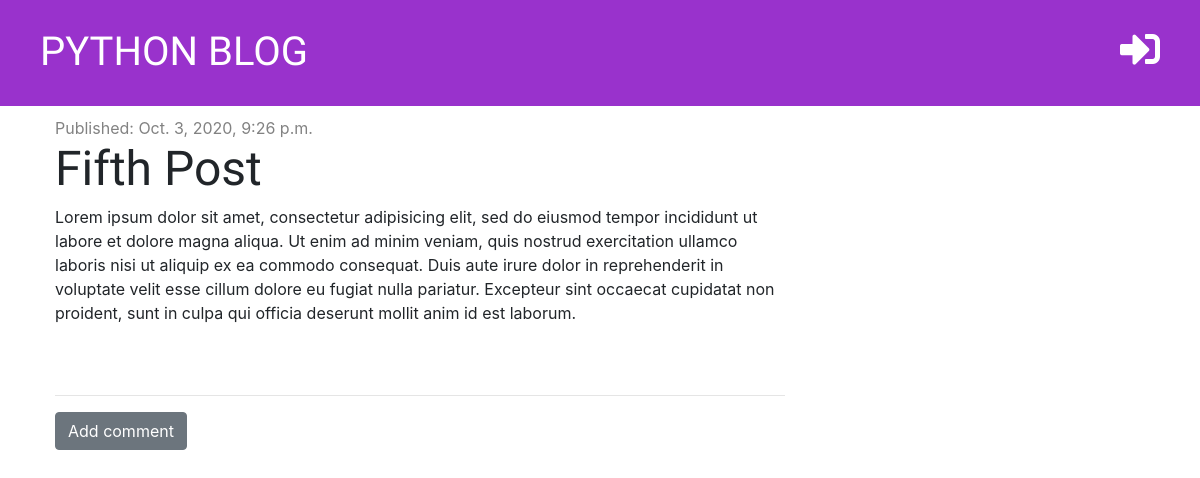
The page /post/7/ on the database as committed earlier.
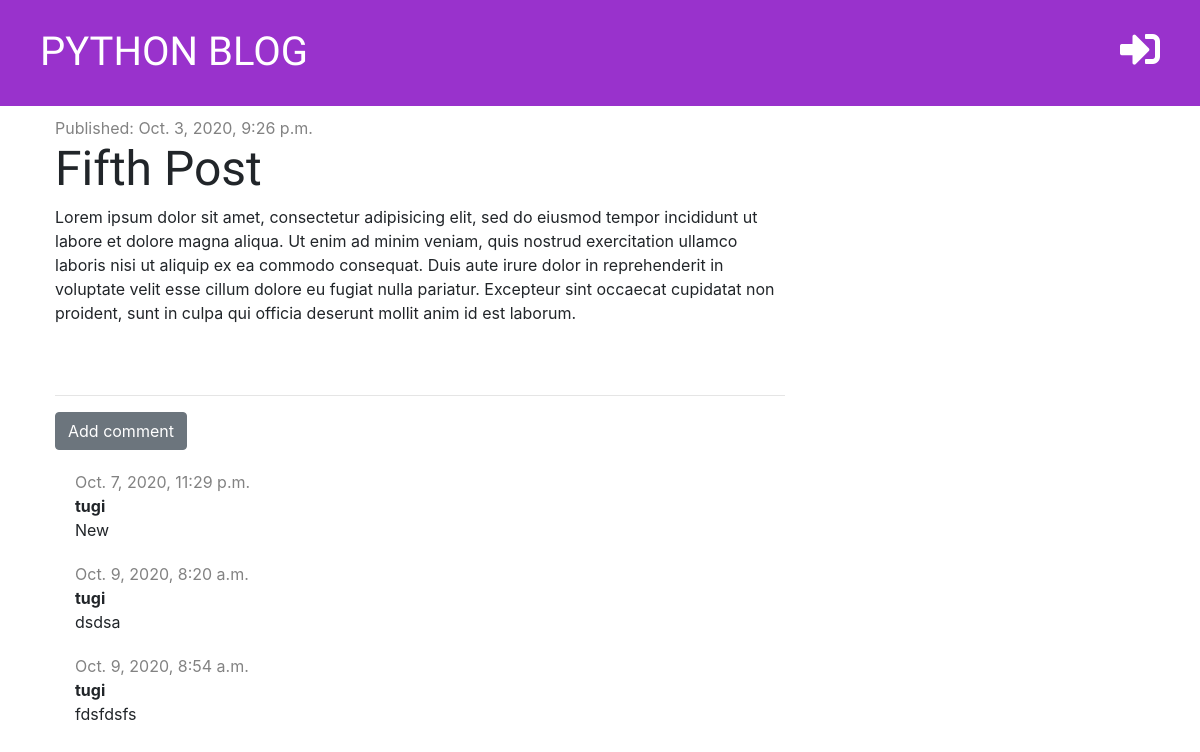
The same page on the database as committed later.
### blog/models.py (models this page shows, shortened)
class Comment(models.Model):
    post = models.ForeignKey('blog.Post', on_delete=models.CASCADE, related_name='comments')
    author = models.CharField(max_length=200)
    text = models.TextField()
    created_date = models.DateTimeField(default=timezone.now)
    approved = models.BooleanField(default=False)

### blog/views.py (the view)
# urls.py: path('post/<int:pk>/', views.post_detail, name='post_detail'),
def post_detail(request, pk):
    post = get_object_or_404(Post, pk=pk)
    context = {'post': post}
    return render(request, 'blog/post_detail.html', context)

### blog/templates/blog/post_detail.html (shortened to what this page needs)
{% extends 'blog/base.html' %}
{% block content %}
    <div class="post">
        {% if post.published_date %}
            <div class="date">
                Published: {{ post.published_date }}
            </div>
            {% else %}
            <a href="{% url 'post_publish' pk=post.pk %}"><span title="Publish"><i class="fas fa-share-square fa-2x"></i></span></a>
        {% endif %}
        <h1>{{ post.title }}</h1>
        <p>{{ post.text | linebreaksbr }}</p>
    </div>
    <hr>
    <a href="{% url 'add_comment_to_post' pk=post.pk %}" class="btn btn-secondary">Add comment</a>
    {% for comment in post.comments.all %}
        {% if user.is_authenticated or comment.approved %}
            <div class="comment">
                <div class="date">
                    {{ comment.created_date }}
                </div>
                    <strong>{{ comment.author }}</strong>
                    <p>{{ comment.text }}</p>
            </div>
        {% endif %}
    {% empty %}
        <p>No comment yet...</p>
    {% endfor %}
{% endblock %}

Rows that differ between the two databases and show on the page:
now on this page (row edited): Comment: created_date "Oct. 7, 2020, 11:29 p.m.", author "tugi", text "New"
added Comment: created_date "Oct. 9, 2020, 8:20 a.m.", author "tugi", text "dsdsa"
added Comment: created_date "Oct. 9, 2020, 8:54 a.m.", author "tugi", text "fdsfdsfs"
